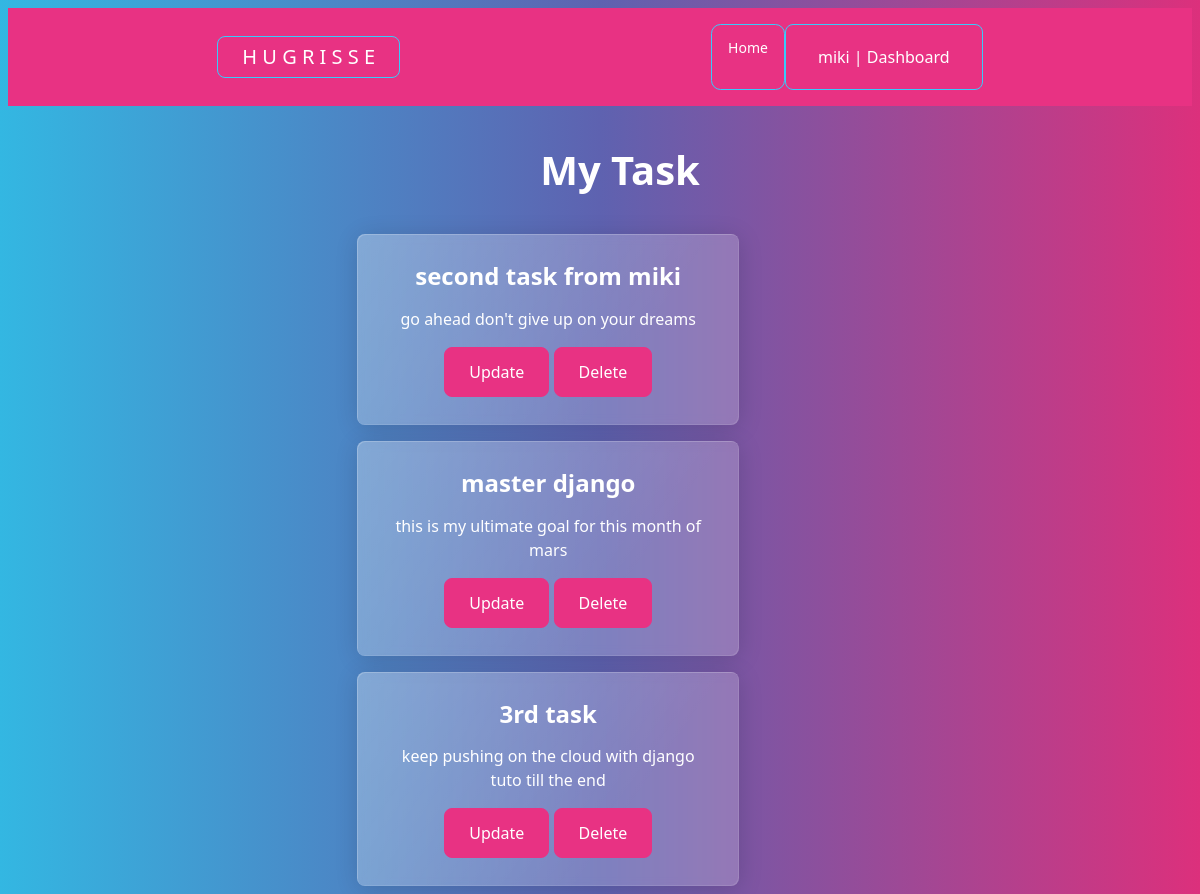
/viewtask/ (signed in), run on the app's committed database.
### mainapp/models.py (models this page shows, shortened)
class Task(models.Model):
    title = models.CharField(max_length=100, null=True)
    content = models.CharField(max_length=1000, null=True, blank=True)
    date_posted = models.TimeField(auto_now=True, null=True)
    user = models.ForeignKey(User, max_length=10, on_delete=models.CASCADE, null=True)

### mainapp/views.py (the view)
# urls.py: path("viewtask/", views.viewtask, name="viewtask"),
@login_required(login_url='login')
def viewtask(request):
    curr_user = request.user.id
    task = Task.objects.all().filter(user=curr_user)
    context = {'task': task}
    return render(request, 'profile/viewtask.html', context = context)

### templates/profile/viewtask.html (shortened to what this page needs)
{% extends 'base.html' %}
{% load static %}
{% block content %}
<!DOCTYPE html>
<html lang="en">
<head>
    <link rel="stylesheet" href="{% static 'css/style.css' %} ">
</head>
<body>
    <div class="container-fluid mx-auto row col-8">
        <div class="row">
            <h1 class="text-center m-3"> My Task </h1>
            {% for tsk in task %}
                <div class="mx-auto col-8">
                    <div class="col-sm-10">
                        <div class="card m-1 row">
                            <div class="card-body">
                                <h4 class="card-title">{{ tsk.title }}</h4>
                                    <p class="card-text">{{ tsk.content }}</p>
                                <a href="#" class="btn btn-primary">Update</a>
                                <a href="#" class="btn btn-primary">Delete</a>
                            </div>
                        </div>
                    </div>
                </div>
            {% endfor %}
        </div>
    </div>
</body>
</html>
{% endblock %}

### templates/base.html (shortened to what this page needs)
{% load static %}
<!DOCTYPE html>
<html lang="en">
<head>
    <link rel="stylesheet" href="https://bootswatch.com/5/quartz/bootstrap.min.css">
    <link rel="stylesheet" href="{% static 'css/style.css' %}"
    <link href="https://cdn.jsdelivr.net/npm/bootstrap@5.3.0-alpha1/dist/css/bootstrap.min.css" rel="stylesheet">
</head>
<body>
    <nav class="navbar m-1 navbar-expand-lg navbar-dark bg-primary justify-content-center">
        <div class="container-fluid mx-auto col-8">
                {% if user.is_authenticated %}
                <a class="navbar-brand btn btn-outline-info" href="{% url 'home' %}">H U G R I S S E</a>
                {% else %}
                <a class="navbar-brand  btn btn-outline-info" href="{% url 'login' %}">H U G R I S S E </a>
                {% endif %}
          <div class="collapse navbar-collapse" id="navbarSupportedContent">
            <ul class="navbar-nav ms-auto mb-2 mb-lg-0">
              <li class="nav-item btn btn-outline-info btn-sm">
                <a class="nav-link active" aria-current="page" href="{% url 'home' %}">Home</a>
              </li>
              <li class="nav-item  btn btn-outline-info">
                {% if user.is_authenticated %}
                    <a class="nav-link active" href="{% url 'dashboard'%}">{{ user.username }} | Dashboard</a>
                {% else %}
                    <a class="nav-link  active" href="{% url 'register'%}">Register</a>
              {% endif %}
              </li>
            </ul>
          </div>
        </div>
      </nav>
{% block content %}
{% endblock %}
</body>
</html>

### static/css/style.css (style rules this page uses)
body { color: white; justify-content: center; text-align: center; }
a { text-decoration: none; }
h1, h2 { margin-top: 40px; }

### data on the page
Task: title "second task from miki", content "go ahead don't give up on your dreams"
Task: title "master django", content "this is my ultimate goal for this month of mars"
Task: title "3rd task", content "keep pushing on the cloud with django tuto till the end"

### other printed values
{{ user.username }} "miki"
